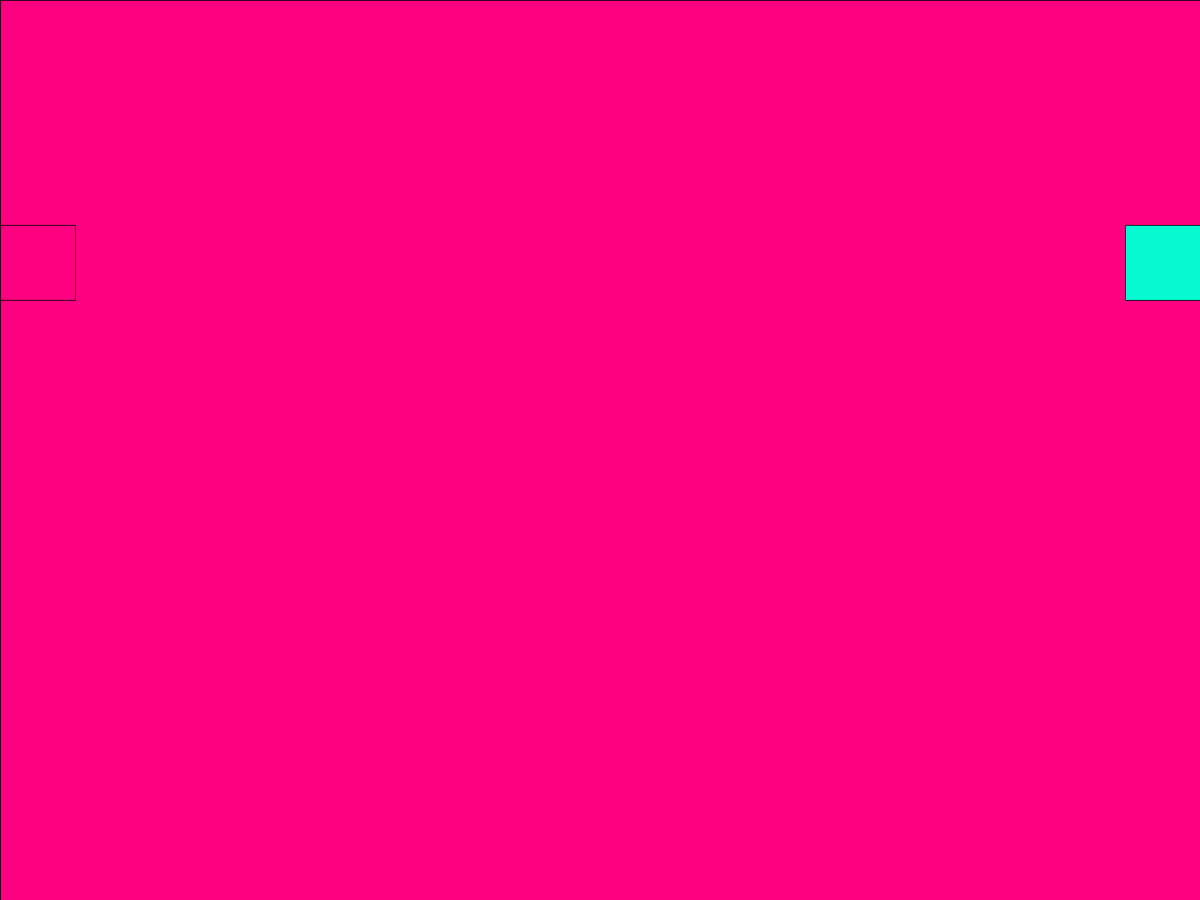
Frame 1 (no input)
Frame 60 (the mouse pressed at the canvas centre just before this capture): identical to frame 1, image omitted
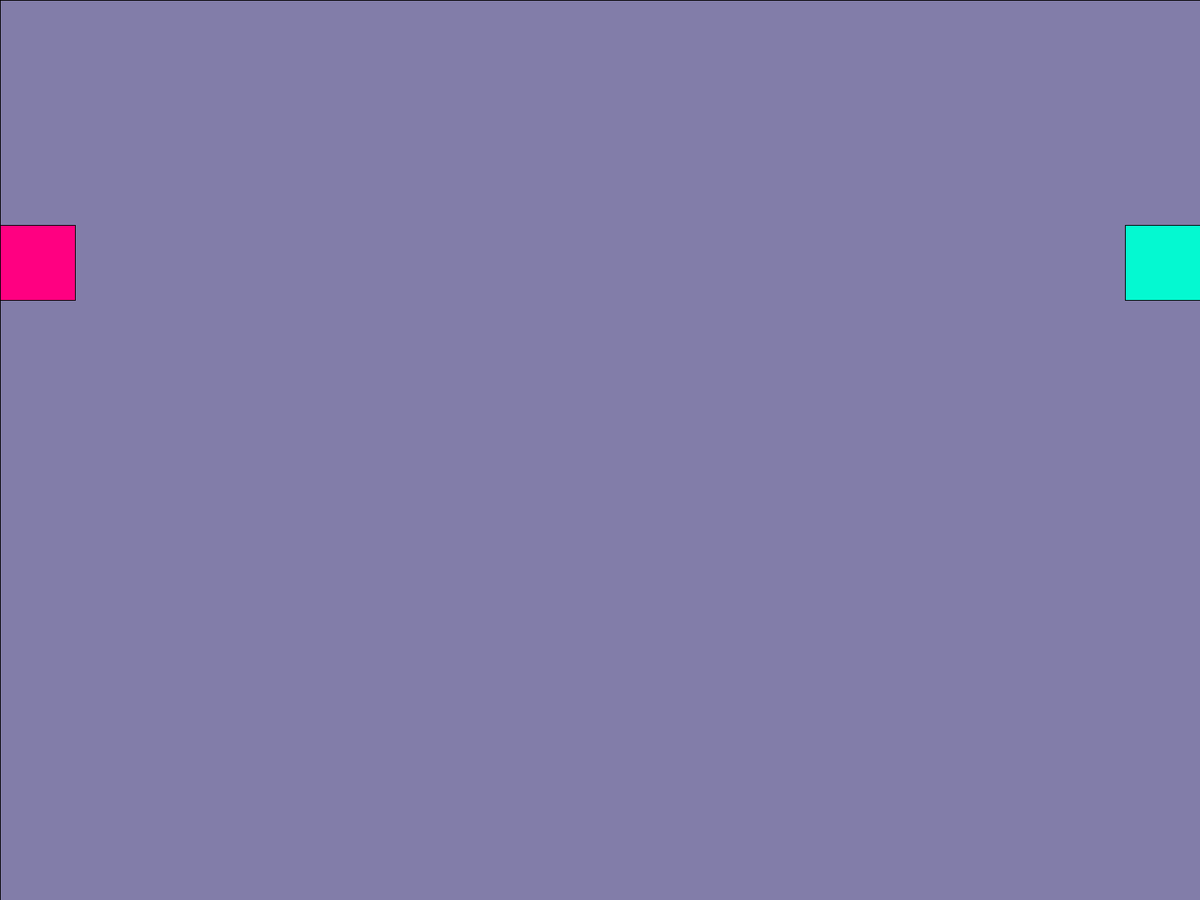
Frame 120 (the mouse held since frame 60 and released just before this capture)

The Processing sketch that drew these frames (run headless with seeded random() and noise(); from frame 60 on, the mouse is pressed at the canvas centre):

// Processing sketch: ejemplo3_lerpColor
// ── ejemplo3_lerpColor.pde
color color1 = color(255,0,129);
color color2 = color(4,249,209);

void setup(){
  fullScreen();
}

void draw(){
  //borrar fondo con blanco
  background(255);
  //rellenar con interpolacion basada en 
  fill(lerpColor(color1, color2, map(mouseX, 0, width, 0, 1)));
  rect(0,0,width,height);
  
  fill(color1);
  rect(0, 300, 100,100);
  fill(color2);
  rect(width-100, 300, 100,100);
  
}
